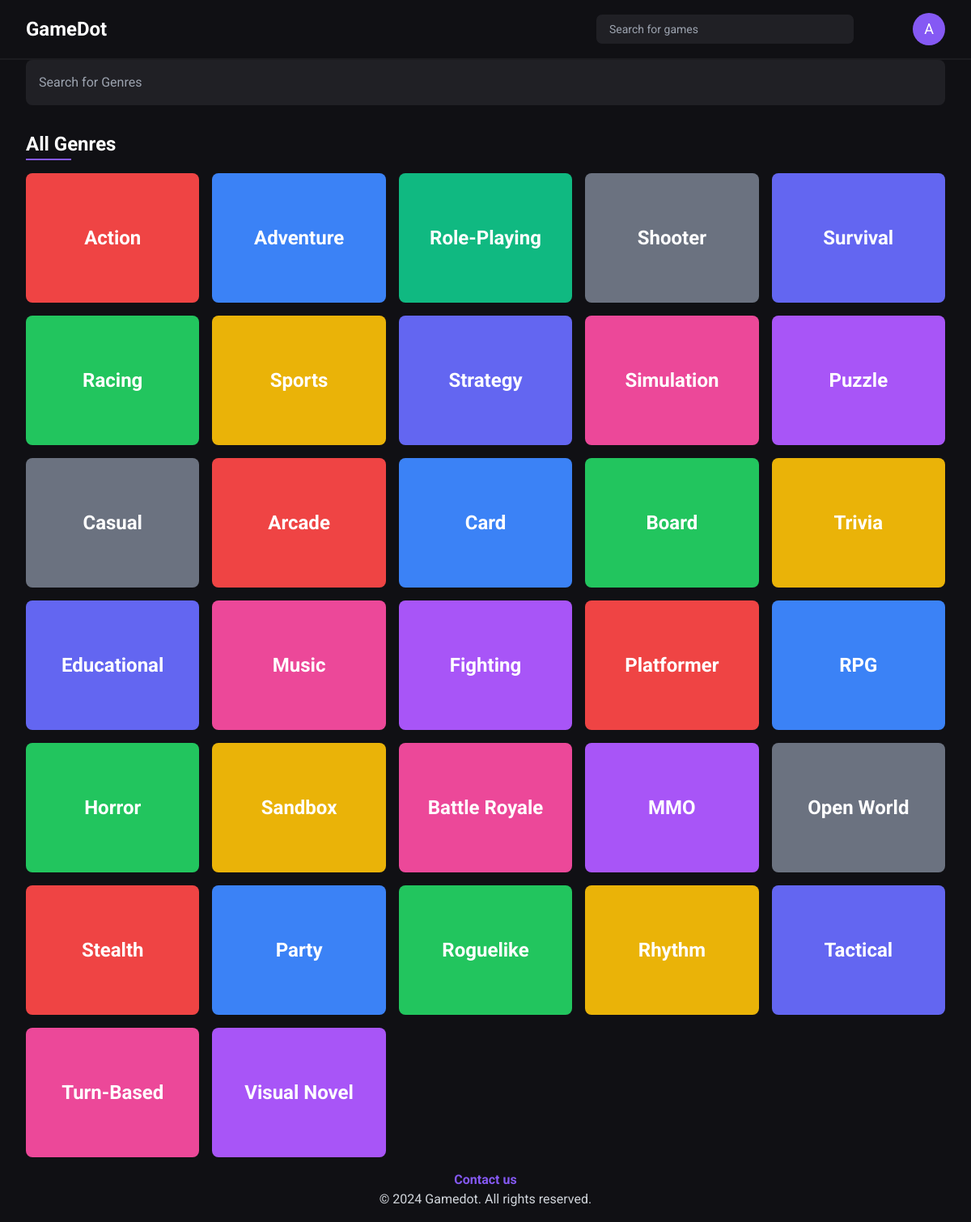
Screenshot of /gamedot/genres (signed in) with the database file from the repository.
### tables this page shows
CREATE TABLE `genres` (
  `id` int(11) NOT NULL,
  `name` varchar(255) DEFAULT NULL
);

### src/user/controllers/genres.php (called while the page is built, shortened)
<?php
$database = new Database();
$query = 'SELECT name FROM genres';
$genres = $database->query($query)->qAll();
$genresColors = [
  'action' => 'bg-red-500',
  'adventure' => 'bg-blue-500',
  'role-playing' => 'bg-emerald-500',
  'racing' => 'bg-green-500',
  'sports' => 'bg-yellow-500',
  'strategy' => 'bg-indigo-500',
  'simulation' => 'bg-pink-500',
  'puzzle' => 'bg-purple-500',
  'casual' => 'bg-gray-500',
  'arcade' => 'bg-red-500',
  'card' => 'bg-blue-500',
  'board' => 'bg-green-500',
  'trivia' => 'bg-yellow-500',
  'educational' => 'bg-indigo-500',
  'music' => 'bg-pink-500',
  'fighting' => 'bg-purple-500',
  'shooter' => 'bg-gray-500',
  'platformer' => 'bg-red-500',
  'rpg' => 'bg-blue-500',
  'horror' => 'bg-green-500',
  'sandbox' => 'bg-yellow-500',
  'survival' => 'bg-indigo-500',
  'battle royale' => 'bg-pink-500',
  'mmo' => 'bg-purple-500',
  'open world' => 'bg-gray-500',
  'stealth' => 'bg-red-500',
  'party' => 'bg-blue-500',
  'roguelike' => 'bg-green-500',
  'rhythm' => 'bg-yellow-500',
  'tactical' => 'bg-indigo-500',
  'turn-based' => 'bg-pink-500',
  'visual novel' => 'bg-purple-500',
];
require('src/user/views/genres.view.php');

### core/database.php (called while the page is built, shortened)
<?php
class Database
{
  private $host = 'localhost';
  private $db_name = 'testforweb';
  private $port = '3308';
  private $username = 'root';
  private $connection;
  private $statement;
  public function __construct()
  {
    $this->connection = null;
    try {
      $this->connection = new PDO('mysql:host=' . $this->host . ';port=' . $this->port . ';dbname=' . $this->db_name . ';user=' . $this->username);
      $this->connection->setAttribute(PDO::ATTR_ERRMODE, PDO::ERRMODE_EXCEPTION);
      $this->connection->setAttribute(PDO::ATTR_DEFAULT_FETCH_MODE, PDO::FETCH_ASSOC);
    } catch (PDOException $e) {
      echo 'Connection Error: ' . $e->getMessage();
    }
  }
  public function query($query, $params = [])
  {
    $this->statement = $this->connection->prepare($query);
    $this->statement->execute($params);
    return $this;
  }
  public function qAll()
  {
    return $this->statement->fetchAll();
  }
}

### src/user/views/genres.view.php (the view, shortened to what this page needs)
<main>
  <div class="xl:container mx-auto px-8">
    <form action="" method="get" class="relative mb-8">
      <input type="text" name="search" id="search" class="bg-secondaryBlack w-full  px-4 py-4 rounded-lg focus:outline-none focus:ring-primary focus:border-primary" placeholder="Search for Genres">
      <button type="submit" class="absolute right-0 top-0 h-full px-4 py-2">
      </button>
    </form>
    <div>
      <h2 class="text-2xl font-bold mb-4 inline-block relative pb-1">
        All Genres
        <span class="absolute bottom-0 left-0 w-1/2 h-0.5 bg-primary"></span>
      </h2>
    </div>
    <div class="grid grid-cols-1 min-[320px]:grid-cols-2 min-[540px]:grid-cols-3 sm:grid-cols-3 md:grid-cols-4 lg:grid-cols-5 gap-4 text-lg sm:text-xl md:text-2xl">
      <?php foreach ($genres as $genre) : ?>
        <a href="/gamedot/games?genre=<?= $genre['name'] ?>" class="h-40 <?= $genresColors[strtolower($genre['name'])] ?> rounded-lg  flex justify-center items-center font-bold hover:scale-[1.02] cursor-pointer duration-300 ">
          <?= $genre['name'] ?>
        </a>
      <?php endforeach; ?>
    </div>
</main>

### rows the page displays
genres: name "Action"
genres: name "Adventure"
genres: name "Role-Playing"
genres: name "Shooter"
genres: name "Survival"
genres: name "Racing"
genres: name "Sports"
genres: name "Strategy"
genres: name "Simulation"
genres: name "Puzzle"
genres: name "Casual"
genres: name "Arcade"
genres: name "Card"
genres: name "Board"
genres: name "Trivia"
genres: name "Educational"
genres: name "Music"
genres: name "Fighting"
genres: name "Platformer"
genres: name "RPG"
genres: name "Horror"
genres: name "Sandbox"
genres: name "Battle Royale"
genres: name "MMO"
genres: name "Open World"
genres: name "Stealth"
genres: name "Party"
genres: name "Roguelike"
genres: name "Rhythm"
genres: name "Tactical"
genres: name "Turn-Based"
genres: name "Visual Novel"

### other values shown
$_SESSION["user"]["fname"][0] "A"
